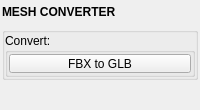
<?xml version="1.0" encoding="UTF-8"?>
<ui version="4.0">
 <class>QtUi</class>
 <widget class="QMainWindow" name="QtUi">
  <property name="geometry">
   <rect>
    <x>0</x>
    <y>0</y>
    <width>200</width>
    <height>110</height>
   </rect>
  </property>
  <property name="tabShape">
   <enum>QTabWidget::Triangular</enum>
  </property>
  <property name="dockNestingEnabled">
   <bool>true</bool>
  </property>
  <property name="dockOptions">
   <set>QMainWindow::AllowNestedDocks|QMainWindow::AllowTabbedDocks|QMainWindow::AnimatedDocks|QMainWindow::ForceTabbedDocks</set>
  </property>
  <widget class="QWidget" name="central_widget">
   <property name="minimumSize">
    <size>
     <width>200</width>
     <height>0</height>
    </size>
   </property>
   <layout class="QVBoxLayout" name="verticalLayout">
    <property name="spacing">
     <number>2</number>
    </property>
    <property name="leftMargin">
     <number>2</number>
    </property>
    <property name="topMargin">
     <number>2</number>
    </property>
    <property name="rightMargin">
     <number>2</number>
    </property>
    <property name="bottomMargin">
     <number>2</number>
    </property>
    <item>
     <layout class="QVBoxLayout" name="main_layout">
      <property name="spacing">
       <number>6</number>
      </property>
      <property name="sizeConstraint">
       <enum>QLayout::SetFixedSize</enum>
      </property>
      <item>
       <widget class="Header" name="header">
        <property name="sizePolicy">
         <sizepolicy hsizetype="Preferred" vsizetype="Fixed">
          <horstretch>0</horstretch>
          <verstretch>0</verstretch>
         </sizepolicy>
        </property>
        <property name="minimumSize">
         <size>
          <width>0</width>
          <height>19</height>
         </size>
        </property>
        <property name="maximumSize">
         <size>
          <width>999</width>
          <height>19</height>
         </size>
        </property>
        <property name="font">
         <font>
          <weight>75</weight>
          <bold>true</bold>
         </font>
        </property>
        <property name="text">
         <string>MESH CONVERTER</string>
        </property>
       </widget>
      </item>
      <item>
       <widget class="QGroupBox" name="Convert_group">
        <property name="title">
         <string/>
        </property>
        <layout class="QVBoxLayout" name="verticalLayout_2">
         <property name="spacing">
          <number>1</number>
         </property>
         <property name="leftMargin">
          <number>0</number>
         </property>
         <property name="topMargin">
          <number>0</number>
         </property>
         <property name="rightMargin">
          <number>0</number>
         </property>
         <property name="bottomMargin">
          <number>0</number>
         </property>
         <item>
          <widget class="CollapsableGroup" name="groupBox_convert">
           <property name="title">
            <string>Convert:</string>
           </property>
           <layout class="QVBoxLayout" name="verticalLayout_3">
            <property name="spacing">
             <number>1</number>
            </property>
            <property name="leftMargin">
             <number>1</number>
            </property>
            <property name="topMargin">
             <number>1</number>
            </property>
            <property name="rightMargin">
             <number>1</number>
            </property>
            <property name="bottomMargin">
             <number>1</number>
            </property>
            <item>
             <widget class="PushButton" name="tb000">
              <property name="enabled">
               <bool>true</bool>
              </property>
              <property name="sizePolicy">
               <sizepolicy hsizetype="Preferred" vsizetype="Fixed">
                <horstretch>0</horstretch>
                <verstretch>0</verstretch>
               </sizepolicy>
              </property>
              <property name="minimumSize">
               <size>
                <width>0</width>
                <height>19</height>
               </size>
              </property>
              <property name="maximumSize">
               <size>
                <width>16777215</width>
                <height>19</height>
               </size>
              </property>
              <property name="toolTip">
               <string>&lt;b&gt;Convert FBX to GLB&lt;/b&gt;&lt;br&gt;
Convert one or more FBX files to binary glTF 2.0 (GLB) using the godotengine/FBX2glTF CLI.&lt;br&gt;&lt;br&gt;
&lt;b&gt;Usage:&lt;/b&gt; Click to choose FBX files. Each is written next to the source as &lt;i&gt;&lt;name&gt;.glb&lt;/i&gt;.&lt;br&gt;&lt;br&gt;
- &lt;b&gt;First-run:&lt;/b&gt; the FBX2glTF binary (a few MB) is downloaded into &lt;i&gt;~/.pythontk/tools/&lt;/i&gt;.&lt;br&gt;
- Use the option box for &lt;b&gt;Draco&lt;/b&gt; compression and &lt;b&gt;Overwrite&lt;/b&gt; behavior.</string>
              </property>
              <property name="text">
               <string>FBX to GLB</string>
              </property>
             </widget>
            </item>
           </layout>
          </widget>
         </item>
        </layout>
       </widget>
      </item>
      <item>
       <widget class="Footer" name="footer" native="true">
        <property name="minimumSize">
         <size>
          <width>0</width>
          <height>19</height>
         </size>
        </property>
        <property name="maximumSize">
         <size>
          <width>16777215</width>
          <height>19</height>
         </size>
        </property>
       </widget>
      </item>
      <item>
       <spacer name="verticalSpacer">
        <property name="orientation">
         <enum>Qt::Vertical</enum>
        </property>
        <property name="sizeHint" stdset="0">
         <size>
          <width>0</width>
          <height>10</height>
         </size>
        </property>
       </spacer>
      </item>
     </layout>
    </item>
   </layout>
  </widget>
 </widget>
 <customwidgets>
  <customwidget>
   <class>Header</class>
   <extends>QLabel</extends>
   <header>uitk.widgets.header</header>
  </customwidget>
  <customwidget>
   <class>PushButton</class>
   <extends>QPushButton</extends>
   <header>uitk.widgets.pushButton</header>
  </customwidget>
  <customwidget>
   <class>CollapsableGroup</class>
   <extends>QGroupBox</extends>
   <header>uitk.widgets.collapsableGroup.CollapsableGroup.h</header>
   <container>1</container>
  </customwidget>
  <customwidget>
   <class>Footer</class>
   <extends>QWidget</extends>
   <header>uitk.widgets.footer</header>
  </customwidget>
 </customwidgets>
 <resources/>
 <connections/>
</ui>
